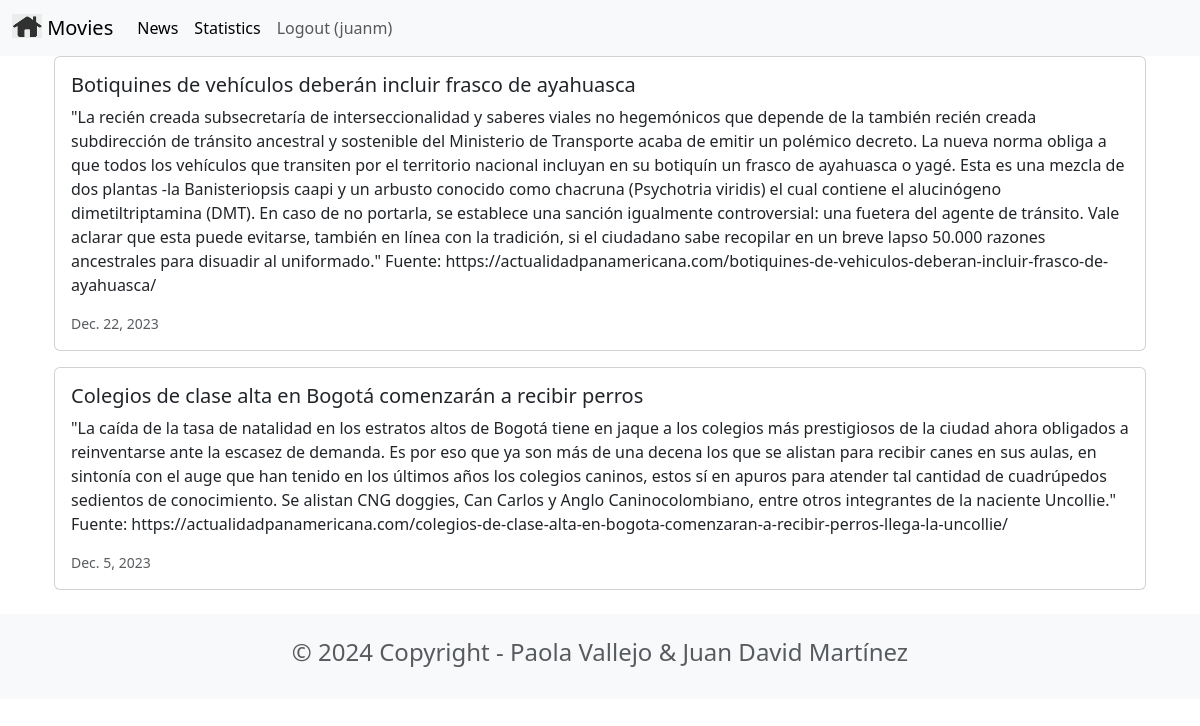
Page /news/ (signed in) on the committed database.
### news/models.py (models this page shows, shortened)
class News(models.Model):
    headline = models.CharField(max_length=200)
    body = models.TextField()
    date = models.DateField()

### news/views.py (the view)
# urls.py: path('news/', include('news.urls')),
def news(request):
    newss = News.objects.all().order_by('-date')
    return render(request, 'news.html', {'newss':newss})

### news/templates/news.html
{% extends 'base.html' %}
{% block content %}
<div class="container">
    {% for news in newss %}
    <div class="card mb-3">
        <div class="row g-0">
            <div>
                <div class="card-body">
                    <h5 class="card-title">{{ news.headline }}</h5>
                    <p class="card-text">{{ news.body }}</p>
                    <p class="card-text"><small class="text-muted"> {{ news.date }} </small></p>
                </div>
            </div>
        </div>
    </div>
    {% endfor %}
</div>
{% endblock content %}

### moviereviews/templates/base.html (shortened to what this page needs)
<head>
    <link href="https://cdn.jsdelivr.net/npm/bootstrap@5.3.2/dist/css/bootstrap.min.css" rel="stylesheet">
</head>
<nav class="navbar navbar-expand-lg bg-body-tertiary">
  <div class="container-fluid">
    <a class="navbar-brand" href="{% url 'home' %}">
      {% load static %}
      <img src="{% static 'images/home.png' %}" alt="" width="30"
height="24"
          class="d-inline-block align-text-top" />
      Movies
    </a>
    <div class="collapse navbar-collapse" id="navbarSupportedContent">
      <ul class="navbar-nav me-auto mb-2 mb-lg-0">
        <li class="nav-item">
          <a class="nav-link active" aria-current="page" href="{% url 'news' %}">News</a>
        </li>
        <li class="nav-item">
          <a class="nav-link active" aria-current="page" href="{% url 'statistics' %}">Statistics</a>
        </li>
        {% if user.is_authenticated %}
          <a class="nav-link" href="{% url 'logoutaccount' %}">Logout ({{ user.username }})</a>
        {% endif %}
      </ul>
    </div>
  </div>
</nav>
<div class="container">
    {% block content %}
    {% endblock content %}
</div>
<footer class="text-center text-lg-start bg-light text-muted mt-4">
  <div class="container">
    <div class="row">
      <div class="text-center p-4">
        <h4>© 2024 Copyright - Paola Vallejo & Juan David Martínez</h4>
      </div>
    </div>
  </div>
</footer>

### rows in the picture
News: headline "Botiquines de vehículos deberán incluir frasco de ayahuasca", body "\"La recién creada subsecretaría de interseccionalidad y saberes viales no hegemónicos que depende de la también recién creada subdirección de tránsito ancestral y sostenible del Ministerio de Transporte acaba de emitir un polémico decreto. La nueva norma obliga a que todos los vehículos que transiten por el territorio nacional incluyan en su botiquín un frasco de ayahuasca o yagé. Esta es una mezcla de dos plantas -la Banisteriopsis caapi y un arbusto conocido como chacruna (Psychotria viridis) el cual contiene el alucinógeno dimetiltriptamina (DMT). En caso de no portarla, se establece una sanción igualmente controversial: una fuetera del agente de tránsito. Vale aclarar que esta puede…", date "Dec. 22, 2023"
News: headline "Colegios de clase alta en Bogotá comenzarán a recibir perros", body "\"La caída de la tasa de natalidad en los estratos altos de Bogotá tiene en jaque a los colegios más prestigiosos de la ciudad ahora obligados a reinventarse ante la escasez de demanda. Es por eso que ya son más de una decena los que se alistan para recibir canes en sus aulas, en sintonía con el auge que han tenido en los últimos años los colegios caninos, estos sí en apuros para atender tal cantidad de cuadrúpedos sedientos de conocimiento. Se alistan CNG doggies, Can Carlos y Anglo Caninocolombiano, entre otros integrantes de la naciente Uncollie.\" Fuente: https://actualidadpanamericana.com/colegios-de-clase-alta-en-bogota-comenzaran-a-recibir-perros-llega-la-uncollie/", date "Dec. 5, 2023"

### other values in the picture
{{ user.username }} "juanm"
